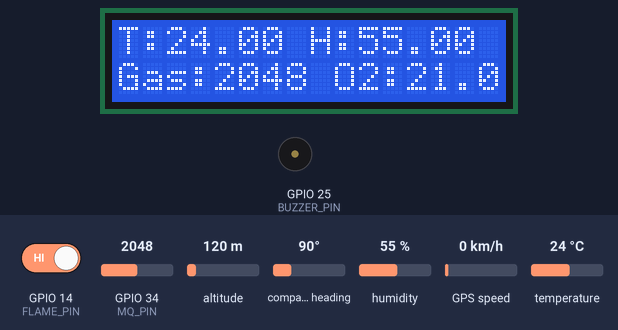
A sketch run on a simulated ESP32. Shown: 16×2 character LCD, buzzer (waves = sounding, pin HIGH). The inputs (shaded band) are chosen by the test bench; at power-on: humidity 55 %, GPIO 34 (MQ_PIN) = 2048, temperature 24 °C, GPIO 14 (FLAME_PIN) HIGH, altitude 120 m, compass heading 90°, GPS speed 0 km/h. WiFi joins after 1.5 s; servers stay silent unless stated; random numbers use the default seed unless the sketch sets one; the GPS gets a fix after 3 s at 37.7749, -122.4194 with 8 satellites; no MQTT or app messages arrive unless stated; what the sketch prints to the serial monitor is not drawn.

Above: at 3.6 s.
3.7 s: humidity set to 79 %
At 7.2 s:
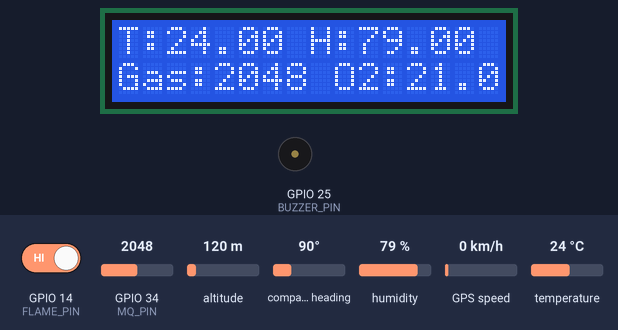
7.5 s: humidity set to 82 %
At 9.7 s:
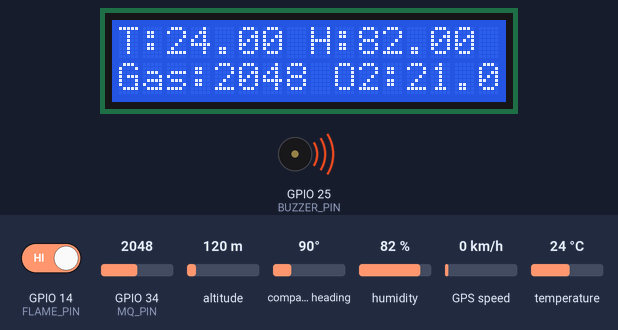
10.5 s: GPIO 34 (MQ_PIN) set to 2866
At 13.2 s:
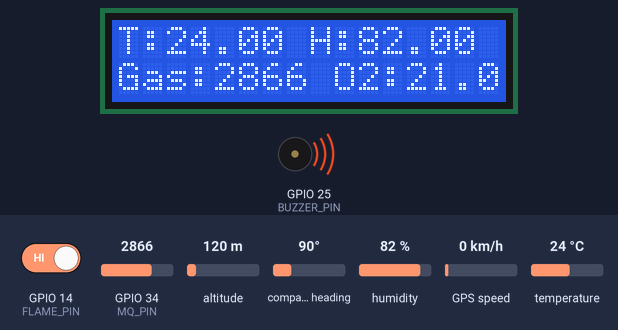
13.5 s: temperature set to 12 °C
At 15.5 s:
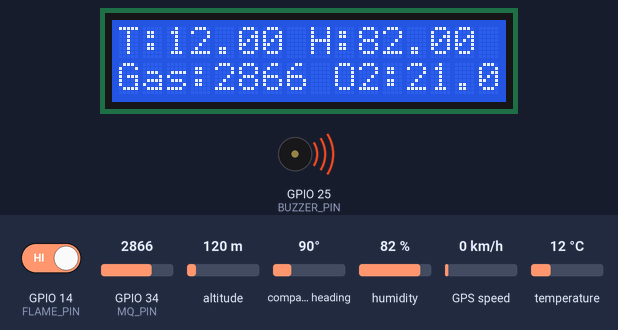
16.5 s: GPIO 34 (MQ_PIN) set to 3040
At 19.1 s:
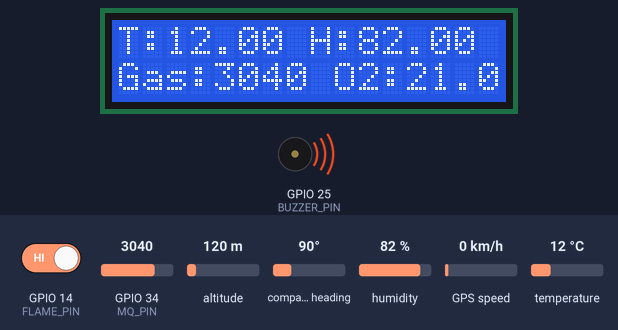
19.5 s: GPIO 34 (MQ_PIN) set to 2960
At 21.4 s:
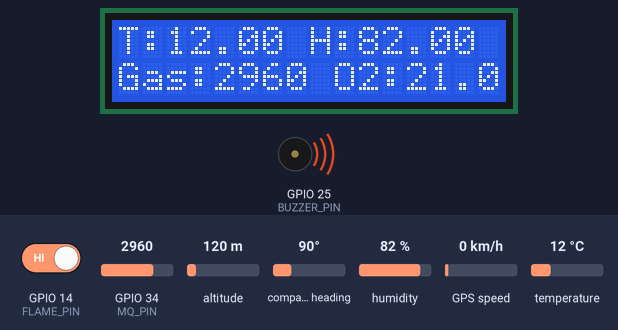
Timing chart, 0 to 22.9 s (numbered marks = the images above; inputs shaded):
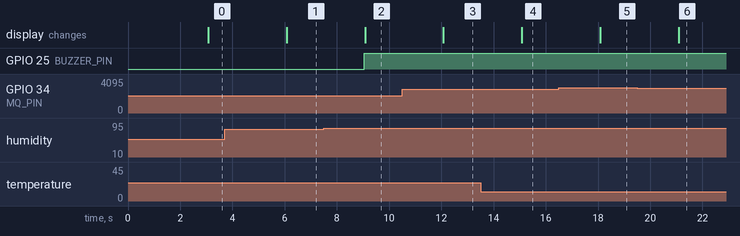

Measured:
- the behaviour switches between 80 and 81 % on humidity (found by bisection; images 1 and 2)
- after the input at 3.7 s, the display: changes after 2.4 s (image 1)
- after the input at 7.5 s, GPIO 25 (BUZZER_PIN): LOW → HIGH after 1.5 s; the display: changes after 1.6 s (image 2)
- after the input at 10.5 s, the display: changes after 1.6 s (image 3)
- after the input at 13.5 s, the display: changes after 1.6 s (image 4)
- after the input at 16.5 s, the display: changes after 1.6 s (image 5)
- after the input at 19.5 s, the display: changes after 1.6 s (image 6)

The sketch:

sketch_jan17a_copy_20260218185258.ino
```cpp
#include <WiFi.h>
#include <PubSubClient.h>
#include <DHT.h>
#include <LiquidCrystal_I2C.h>
#include <TinyGPS++.h>
#include <HardwareSerial.h>

//////////////////// WIFI ////////////////////
const char* ssid = "Infinix HOT 40i";
const char* pass = "shylamn@2006";

//////////////////// MQTT ////////////////////
const char* mqtt_server = "broker.hivemq.com";
const int mqtt_port = 1883;
const char* topic = "bharatpi/hruthik/v27/mine/monitor";

//////////////////// LCD ////////////////////
LiquidCrystal_I2C lcd(0x27, 16, 2);

//////////////////// SENSORS ////////////////////
#define MQ_PIN 34
#define FLAME_PIN 14
#define DHT_PIN 27
#define BUZZER_PIN 25

DHT dht(DHT_PIN, DHT11);

//////////////////// GPS ////////////////////
HardwareSerial gpsSerial(2);
TinyGPSPlus gps;

//////////////////// LIMITS ////////////////////
#define TEMP_LIMIT 45
#define HUM_LIMIT 80
#define GAS_LIMIT 3000

WiFiClient espClient;
PubSubClient client(espClient);

unsigned long lastPublish = 0;

//////////////////////////////////////////////////

void connectWiFi() {
  WiFi.begin(ssid, pass);
  Serial.print("Connecting WiFi");

  while (WiFi.status() != WL_CONNECTED) {
    delay(500);
    Serial.print(".");
  }

  Serial.println("\nWiFi Connected!");
  Serial.println(WiFi.localIP());
}

//////////////////////////////////////////////////

void reconnectMQTT() {
  while (!client.connected()) {
    Serial.print("Connecting MQTT...");
    String clientId = "ESP32-" + String(random(0xffff), HEX);

    if (client.connect(clientId.c_str())) {
      Serial.println("Connected!");
    } else {
      Serial.print("Failed rc=");
      Serial.print(client.state());
      Serial.println(" retrying...");
      delay(3000);
    }
  }
}

//////////////////////////////////////////////////

void sendData() {

  int gas = analogRead(MQ_PIN);
  bool flame = digitalRead(FLAME_PIN) == LOW;

  float t = dht.readTemperature();
  float h = dht.readHumidity();

  // FIX DHT SAFELY
  if (isnan(t) || isnan(h)) {
    Serial.println("DHT Read Failed!");
    t = 0.0;
    h = 0.0;
  }

  // GPS
  while (gpsSerial.available()) {
    gps.encode(gpsSerial.read());
  }

  float lat = 0.0, lng = 0.0;
  if (gps.location.isValid()) {
    lat = gps.location.lat();
    lng = gps.location.lng();
  }

  // Safety
  bool danger = (t > TEMP_LIMIT || h > HUM_LIMIT || gas > GAS_LIMIT || flame);
  digitalWrite(BUZZER_PIN, danger ? HIGH : LOW);

  // Oxygen (simulated at 21%)
  float oxygen = 21.0;

  // VALID JSON
  String payload = "{";
  payload += "\"temp\":" + String(t,1) + ",";
  payload += "\"hum\":" + String(h,1) + ",";
  payload += "\"gas\":" + String(gas) + ",";
  payload += "\"oxygen\":" + String(oxygen,1) + ",";   // ✅ added oxygen
  payload += "\"flame\":" + String(flame ? 1 : 0) + ",";
  payload += "\"lat\":" + String(lat,6) + ",";
  payload += "\"lng\":" + String(lng,6);
  payload += "}";

  Serial.println(payload);

  if (client.publish(topic, payload.c_str())) {
    Serial.println("MQTT Published OK");
  } else {
    Serial.println("MQTT Publish Failed");
  }

  lcd.clear();
  lcd.setCursor(0,0);
  lcd.print("T:");
  lcd.print(t);
  lcd.print(" H:");
  lcd.print(h);

  lcd.setCursor(0,1);
  lcd.print("Gas:");
  lcd.print(gas);
  lcd.print(" O2:");
  lcd.print(oxygen);
}

//////////////////////////////////////////////////

void setup() {

  Serial.begin(115200);

  lcd.init();
  lcd.backlight();

  dht.begin();

  pinMode(FLAME_PIN, INPUT);
  pinMode(BUZZER_PIN, OUTPUT);
  digitalWrite(BUZZER_PIN, LOW);

  gpsSerial.begin(9600, SERIAL_8N1, 16, 17);

  connectWiFi();

  client.setServer(mqtt_server, mqtt_port);
}

//////////////////////////////////////////////////

void loop() {

  if (WiFi.status() != WL_CONNECTED)
    connectWiFi();

  if (!client.connected())
    reconnectMQTT();

  client.loop();

  if (millis() - lastPublish > 3000) {
    lastPublish = millis();
    sendData();
  }
}
```
